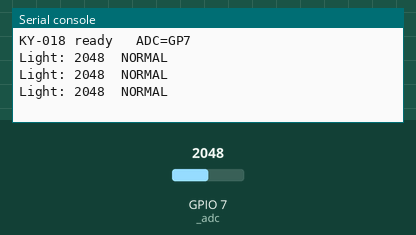
A program run on a simulated ESP32 board running MicroPython. On the bench: the last lines printed to the serial console. The inputs (shaded band) are chosen by the test bench; at power-on: GPIO 7 (_adc) = 2048 (analog values on the 0–4095 scale).

Above: at 1.2 s.
1.3 s: GPIO 7 (_adc) set to 2540
At 1.9 s:
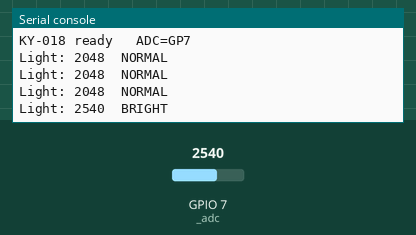
3.0 s: GPIO 7 (_adc) set to 960
At 3.4 s:
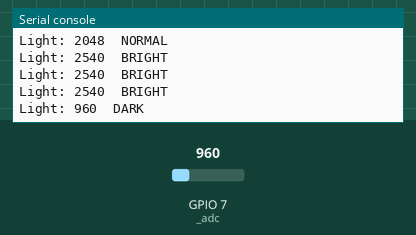

The program:

Lesson14.py
```python
import os, sys, io
from machine import Pin, ADC
import time

# KY-018 photoresistor module — light-level measurement via ADC
#
# Wiring:
#   S  (signal) → GP7  (ADC1_CH6)
#   +  (VCC)    → 3.3 V
#   -  (GND)    → GND

_adc = ADC(Pin(7), atten=ADC.ATTN_11DB)  # full 0–3.3 V range → 0–4095


def read_light():
    return _adc.read()  # raw 12-bit value: 0 (dark) – 4095 (bright)


def light_category(raw):
    if raw < 1000:
        return 'DARK'
    elif raw < 2500:
        return 'NORMAL'
    else:
        return 'BRIGHT'


def setup():
    print('KY-018 ready   ADC=GP7')


def loop():
    raw      = read_light()
    category = light_category(raw)
    print('Light: ' + str(raw) + '  ' + category)
    time.sleep_ms(500)


if __name__ == '__main__':
    try:
        setup()
        while True:
            loop()
    except (Exception, KeyboardInterrupt) as e:
        print(e)
```

Measured:
- after the input at 1.3 s, the serial console: prints a new line after 0.20 s (image 1)
- after the input at 3.0 s, the serial console: prints a new line at once (image 2)
